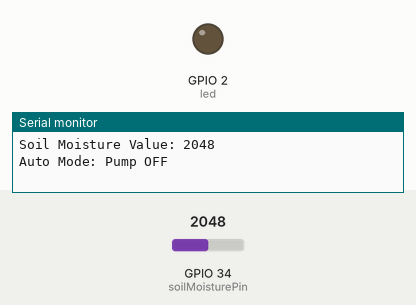
The sketch below on a simulated ESP32. Shown: output pins drawn as LEDs (lit = HIGH), the last lines printed to the serial monitor. The test bench sets the inputs (shaded band); at power-on: GPIO 34 (soilMoisturePin) = 2048. WiFi joins after 1.5 s; servers stay silent unless stated.

Above: at 3.0 s.
3.1 s: GPIO 34 (soilMoisturePin) set to 4033
5.0 s: GPIO 34 (soilMoisturePin) set to 4091
At 6.2 s:
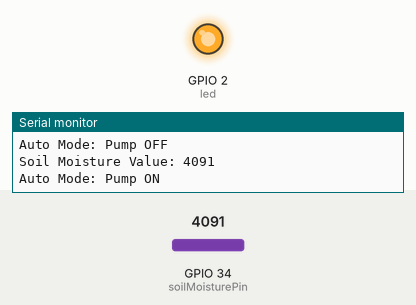
10.3 s: GPIO 34 (soilMoisturePin) set to 3603
At 11.2 s:
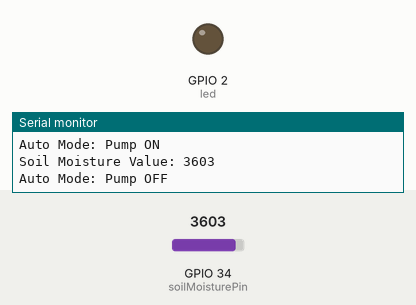
12.3 s: GPIO 34 (soilMoisturePin) set to 4095
At 14.0 s:
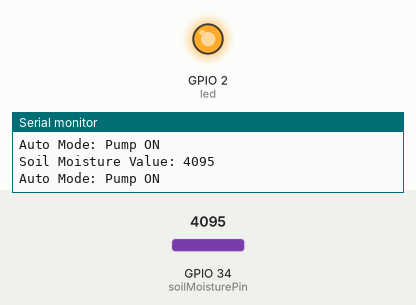
Timing chart, 0 to 15.3 s (numbered marks = the images above; inputs shaded):
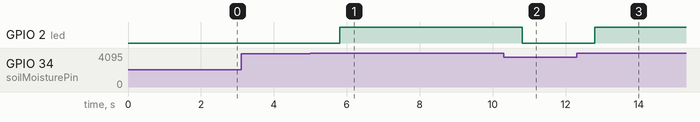

Measured:
- the behaviour switches between 4090 and 4091 on GPIO 34 (soilMoisturePin) (found by bisection; images 0 and 1)
- after the input at 5.0 s, GPIO 2 (led): LOW → HIGH after 0.80 s
- after the input at 10.3 s, GPIO 2 (led): HIGH → LOW after 0.50 s
- after the input at 12.3 s, GPIO 2 (led): LOW → HIGH after 0.50 s

The sketch:

Irrigation.ino
```cpp
// #define BLYNK_TEMPLATE_ID "TMPL3hdwB_xZw"
// #define BLYNK_TEMPLATE_NAME "Smart Irrigation"
// #define BLYNK_AUTH_TOKEN "u7dwOxKYgNZzGrvAYbLdZF6NAg8L1Z-i"

// #define BLYNK_PRINT Serial

// #include <WiFi.h>
// #include <WiFiClient.h>
// #include <BlynkSimpleEsp32.h>

// // Blynk Auth Token
// char auth[] = "u7dwOxKYgNZzGrvAYbLdZF6NAg8L1Z-i";

// // WiFi credentials
// char ssid[] = "vivo 1983";
// char pass[] = "12345678";

// // Soil moisture sensor pin
// const int soilMoisturePin = 34;

// // Relay pin
// const int led = 2;

// // Threshold value for soil moisture (0-1000)
// const int threshold = 4090;

// BlynkTimer timer;
// bool manualControl = false;

// void setup() {
//   // Start serial communication
//   Serial.begin(115200);

//   // Initialize Blynk
//   Blynk.begin(auth, ssid, pass);

//   // Set relay pin as output
//   pinMode(led, OUTPUT);
//   digitalWrite(led, HIGH);

//   // Set up a timer to check soil moisture every second
//   timer.setInterval(1000L, checkSoilMoisture);
// }

// void checkSoilMoisture() {
//   if (!manualControl) { // Only check soil moisture if not in manual control mode
//     int soilMoistureValue = analogRead(soilMoisturePin);
//     Serial.print("Soil Moisture Value: ");
//     Serial.println(soilMoistureValue);

//     // Send soil moisture value to virtual pin V5
//     Blynk.virtualWrite(V5, soilMoistureValue);

//     if (soilMoistureValue >threshold) {
//       // If soil is dry, turn on the pump
//       digitalWrite(led, HIGH);
//       // Blynk.notify("Soil is dry! Turning on the pump.");
//     } else {
//       // If soil is wet, turn off the pump
//       digitalWrite(led, LOW);
//     }
//   }
// }

// BLYNK_WRITE(V6) {
//   int pinValue = param.asInt(); // Get the state of the button
//   manualControl = pinValue == 1; // If button is pressed, set manual control to true

//   if (manualControl) {
//     digitalWrite(led, HIGH); // Turn on the LED manually
//   } else {
//     digitalWrite(led, LOW); // Turn off the LED manually
//   }
// }

// void loop() {
//   // Run Blynk
//   Blynk.run();

//   // Run timer
//   timer.run();
// }


// #define BLYNK_TEMPLATE_ID "TMPL3hdwB_xZw"
// #define BLYNK_TEMPLATE_NAME "Smart Irrigation"
// #define BLYNK_AUTH_TOKEN "u7dwOxKYgNZzGrvAYbLdZF6NAg8L1Z-i"

// #define BLYNK_PRINT Serial

// #include <WiFi.h>
// #include <WiFiClient.h>
// #include <BlynkSimpleEsp32.h>

// // Blynk Auth Token
// char auth[] = BLYNK_AUTH_TOKEN;

// // WiFi credentials
// char ssid[] = "vivo 1983";
// char pass[] = "12345678";

// // Soil moisture sensor pin
// const int soilMoisturePin = 34;

// // Relay pin (pump control)
// const int led = 2;

// // Threshold value for soil moisture (0-4095)
// const int threshold = 4090;

// BlynkTimer timer;
// bool manualControl = false;  // Flag for manual/auto mode
// int manualState = LOW;        // Store relay state in manual mode

// void setup() {
//   // Start serial communication
//   Serial.begin(115200);

//   // Initialize Blynk
//   Blynk.begin(auth, ssid, pass);

//   // Set relay pin as output and initialize it to OFF
//   pinMode(led, OUTPUT);
//   digitalWrite(led, LOW);  // Pump off initially

//   // Set up a timer to check soil moisture every second
//   timer.setInterval(1000L, checkSoilMoisture);
// }

// void checkSoilMoisture() {
//   if (!manualControl) {  // Run auto logic only if manual control is off
//     int soilMoistureValue = analogRead(soilMoisturePin);  // Read soil moisture
//     Serial.print("Soil Moisture Value: ");
//     Serial.println(soilMoistureValue);

//     // Send the soil moisture value to Blynk (V5)
//     Blynk.virtualWrite(V5, soilMoistureValue);

//     if (soilMoistureValue > threshold) {
//       // If soil is dry, turn on the pump
//       digitalWrite(led, HIGH);
//     } else {
//       // If soil is wet, turn off the pump
//       digitalWrite(led, LOW);
//     }
//   } else {
//     // Maintain the manual state of the relay
//     digitalWrite(led, manualState);
//   }
// }

// BLYNK_WRITE(V6) {  // Virtual pin V6 for mode selection (manual/auto)
//   int mode = param.asInt();  // Get button state from Blynk
//   manualControl = (mode == 1);  // Enable manual mode if button is ON

//   if (!manualControl) {
//     // If switching to auto mode, ensure auto logic is applied immediately
//     checkSoilMoisture();
//   }
// }

// BLYNK_WRITE(V7) {  // Virtual pin V7 for manual control of the relay
//   if (manualControl) {  // Allow control only in manual mode
//     manualState = param.asInt();  // Get relay state from Blynk
//     digitalWrite(led, manualState);  // Update the relay state
//   }
// }

// void loop() {
//   // Run Blynk
//   Blynk.run();

//   // Run the timer
//   timer.run();
// }


#define BLYNK_TEMPLATE_ID "TMPL3hdwB_xZw"
#define BLYNK_TEMPLATE_NAME "Smart Irrigation"
#define BLYNK_AUTH_TOKEN "u7dwOxKYgNZzGrvAYbLdZF6NAg8L1Z-i"

#define BLYNK_PRINT Serial

#include <WiFi.h>
#include <WiFiClient.h>
#include <BlynkSimpleEsp32.h>

// Blynk Auth Token
char auth[] = BLYNK_AUTH_TOKEN;

// WiFi credentials
char ssid[] = "vivo 1983";
char pass[] = "12345678";

// Soil moisture sensor pin
const int soilMoisturePin = 34;

// Relay pin (pump control)
const int led = 2;

// Threshold value for soil moisture (0-4095)
const int threshold = 4090;

BlynkTimer timer;
bool manualControl = false;  // Flag for manual/auto mode
int manualState = LOW;        // Store relay state in manual mode

void setup() {
  // Start serial communication
  Serial.begin(115200);

  // Initialize Blynk
  Blynk.begin(auth, ssid, pass);

  // Set relay pin as output and initialize it to OFF
  pinMode(led, OUTPUT);
  digitalWrite(led, LOW);  // Pump off initially

  // Set up a timer to check soil moisture every second
  timer.setInterval(1000L, checkSoilMoisture);
}

void checkSoilMoisture() {
  if (!manualControl) {  // Run auto logic only if manual control is off
    int soilMoistureValue = analogRead(soilMoisturePin);  // Read soil moisture
    Serial.print("Soil Moisture Value: ");
    Serial.println(soilMoistureValue);

    // Send the soil moisture value to Blynk (V5)
    Blynk.virtualWrite(V5, soilMoistureValue);

    if (soilMoistureValue > threshold) {
      // If soil is dry, turn on the pump
      digitalWrite(led, HIGH);
      Serial.println("Auto Mode: Pump ON");
    } else {
      // If soil is wet, turn off the pump
      digitalWrite(led, LOW);
      Serial.println("Auto Mode: Pump OFF");
    }
  }
}

BLYNK_WRITE(V7) {  // Virtual pin V6 for mode selection (manual/auto)
  int mode = param.asInt();  // Get button state from Blynk
  manualControl = (mode == 1);  // Enable manual mode if button is ON

  if (manualControl) {
    Serial.println("Manual Mode: Enabled");
  } else {
    Serial.println("Auto Mode: Enabled");
    checkSoilMoisture();  // Apply auto logic immediately when switching
  }
}

BLYNK_WRITE(V6) {  // Virtual pin V7 for manual control of the relay
  if (manualControl) {  // Allow control only in manual mode
    manualState = param.asInt();  // Get relay state from Blynk
    digitalWrite(led, manualState);  // Update the relay state
    Serial.printf("Manual Mode: Pump %s\n", manualState ? "ON" : "OFF");
  }
}

void loop() {
  // Run Blynk
  Blynk.run();

  // Run the timer
  timer.run();
}
```
